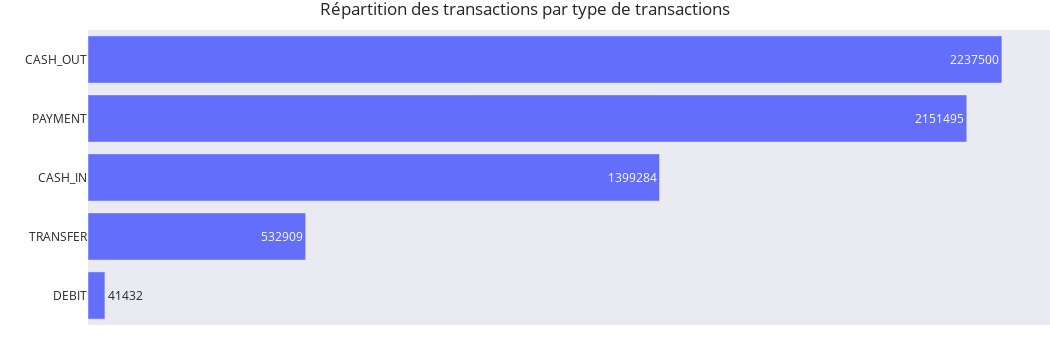

Notebook code for this chart:
### Code cell
type_ = pd.read_csv('data/type_vs_eff_T.csv',index_col=0)

def retourne_repartition_transaction(type_=type_):
    height = 350
    width = 1050
    fig = px.bar(type_.sort_values(by='Effectif'), y='type', x='Effectif', title='Répartition des transactions par type de transactions',text_auto='.0f')
    fig.update_layout(xaxis=dict(showgrid=False,title="",
                      showticklabels=False,showline=False,zeroline=False),
                      yaxis=dict(showgrid=False,title=""),
                      margin=dict(t=30,l=0,r=0,b=0),
                      height=height,width=width,template="seaborn")
    
    return fig


retourne_repartition_transaction().show()

### Figure 1 — Plotly figure (JSON) as saved in the notebook; plotly's stock layout.template omitted (floating-point values rounded to 4 significant figures)
{"data": [{"alignmentgroup": "True", "hovertemplate": "Effectif=%{x}<br>type=%{y}<extra></extra>", "legendgroup": "", "marker": {"color": "#636efa", "pattern": {"shape": ""}}, "name": "", "offsetgroup": "", "orientation": "h", "showlegend": false, "textposition": "auto", "texttemplate": "%{x:.0f}", "type": "bar", "x": [41432, 532909, 1399284, 2151495, 2237500], "xaxis": "x", "y": ["DEBIT", "TRANSFER", "CASH_IN", "PAYMENT", "CASH_OUT"], "yaxis": "y"}], "layout": {"barmode": "relative", "height": 350, "legend": {"tracegroupgap": 0}, "margin": {"b": 0, "l": 0, "r": 0, "t": 30}, "title": {"text": "Répartition des transactions par type de transactions"}, "width": 1050, "xaxis": {"anchor": "y", "domain": [0, 1], "showgrid": false, "showline": false, "showticklabels": false, "title": {"text": ""}, "zeroline": false}, "yaxis": {"anchor": "x", "domain": [0, 1], "showgrid": false, "title": {"text": ""}}}}
